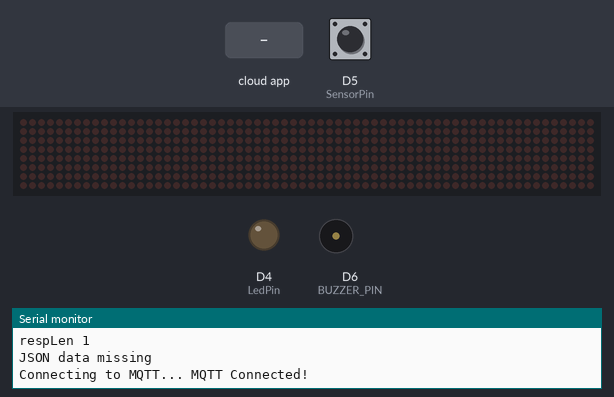
Recording of a sketch running on a simulated ESP8266 (NodeMCU). Shown: 64×8 LED matrix, output pins drawn as LEDs (lit = HIGH), buzzer (waves = sounding), the last lines printed to the serial monitor. The inputs (shaded band) are chosen by the test bench; at power-on: D5 (SensorPin) LOW. WiFi joins after 1.5 s; servers stay silent unless stated; network time is answered at once with the bench clock; uploads are accepted with an empty reply; the local clock reads 2024-03-15 10:24:30 at power-on unless the sketch sets it; no MQTT or app messages arrive unless stated.

Above: at 3.3 s.
3.4 s: D5 (SensorPin) driven HIGH
At 3.61 s:
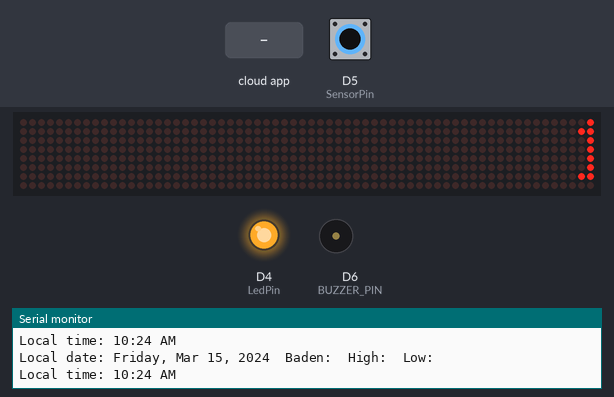
5.1 s: the phone or cloud app sets gretaalarm to forecast
At 6.1 s:
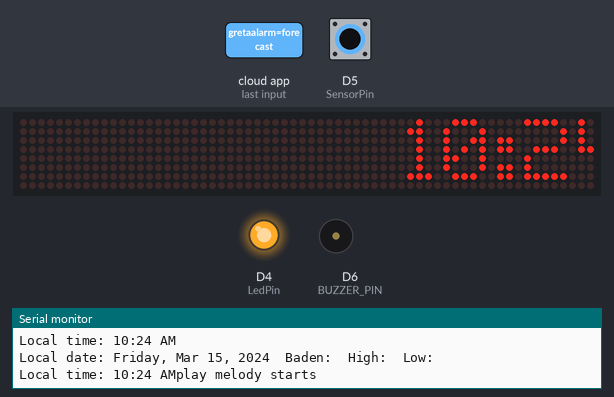
8.1 s: D5 (SensorPin) driven LOW
At 9.3 s:
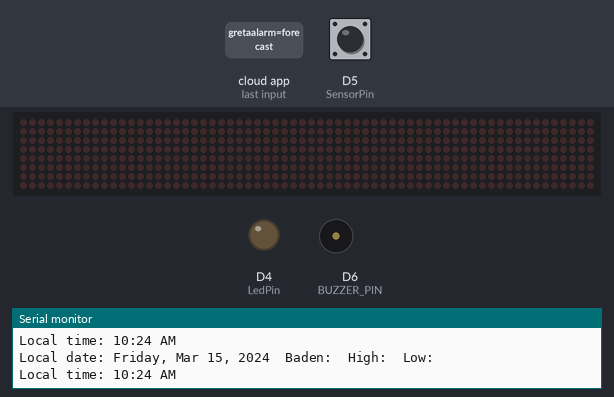
9.6 s: the phone or cloud app sets gretaalarm to forecast
At 10.5 s:
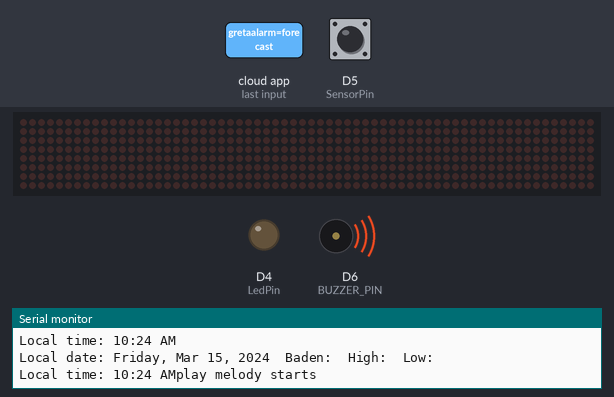
12.6 s: D5 (SensorPin) driven HIGH
At 12.95 s:
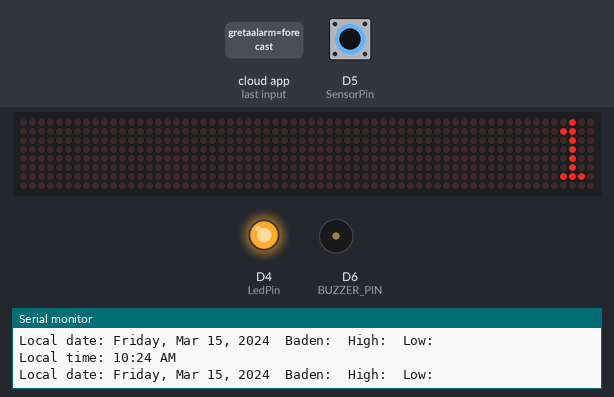
15.6 s: D5 (SensorPin) pulsed LOW 5 times (0.12 s each, 0.3 s apart)
At 17.18 s:
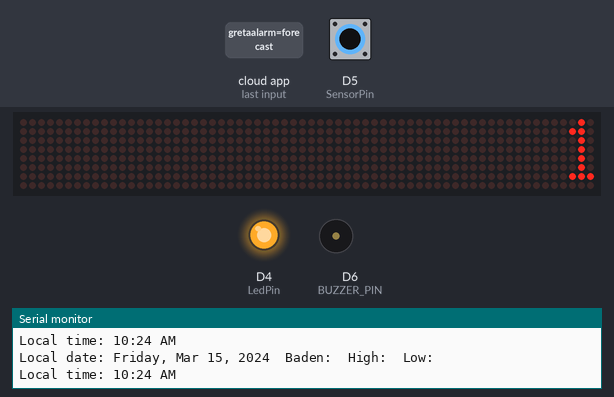
Timing chart, 0 to 18.7 s (numbered marks = the images above; inputs shaded):
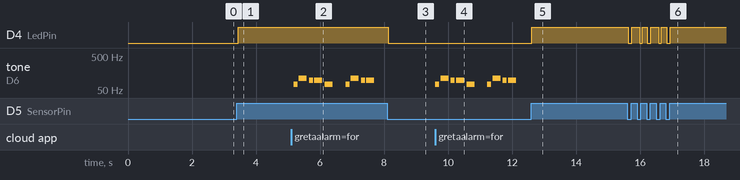

The sketch:

mainWithWeather.ino
```cpp
#include <MD_Parola.h>              //MD Parola Library
#include <MD_MAX72xx.h>             //MD Maxx72XX Library
#include <SPI.h>                    //SPI library for comms
#include <ESP8266WiFi.h>
#include <WifiUDP.h>
#include <String.h>
#include <Wire.h>
#include <NTPClient.h>
#include <Time.h>
#include <TimeLib.h>
#include <Timezone.h>
#include "Adafruit_MQTT.h"
#include "Adafruit_MQTT_Client.h"
#include <ArduinoJson.h>
#include "pitches.h"  //add note library

String API_key       = "XXX";           // See: http://www.wunderground.com/weather/api/d/docs (change here with your KEY)
String City          = "Baden";                    // Your home city
String Country       = "CH";                         // Your country
String Language      = "EN";                         // See here for the Language codes:  https://www.wunderground.com/weather/api/d/docs?d=language-support
char   wxserver[]    = "api.wunderground.com";

unsigned long        lastWeatherConnectionTime = 0;         // Last time you connected to the server, in milliseconds
const unsigned long  postingWeatherInterval = 20*60L*1000L;
String wx_forecast,DHtemp0,DLtemp0;


//notes in the melody
//int melody[]={NOTE_C4, NOTE_G3, NOTE_G3, NOTE_A3, NOTE_G3, 0, NOTE_B3, NOTE_C4};
int melody[]={NOTE_D2, NOTE_A2, NOTE_G2, NOTE_G2, NOTE_D2, 0, NOTE_D2,NOTE_A2, NOTE_G2, NOTE_G2};
//note durations. 4=quarter note / 8=eighth note
//int noteDurations[]={4, 8, 8, 4, 4, 4, 4, 4};
int noteDurations[]={8, 4, 8, 4, 4, 4, 8, 4, 8, 4};

#define AIO_SERVER      "io.adafruit.com"
#define AIO_SERVERPORT  1883                   // use 8883 for SSL
#define AIO_USERNAME    "xxx"
#define AIO_KEY         "xxx"

#define MAX_DEVICES 8
//ESP8266
#define CLK_PIN D3
#define DATA_PIN D1
#define CS_PIN D2

#define SensorPin D5
#define LedPin D4


WiFiClient client;

// Setup the MQTT client class by passing in the WiFi client and MQTT server and login details.
Adafruit_MQTT_Client mqtt(&client, AIO_SERVER, AIO_SERVERPORT, AIO_USERNAME, AIO_KEY);


// Setup a feed called 'onoff' for subscribing to changes.
Adafruit_MQTT_Subscribe GRETA_ALARM_TRIGGER = Adafruit_MQTT_Subscribe(&mqtt, AIO_USERNAME "/feeds/gretaalarm");


// Define NTP properties
#define NTP_OFFSET   60 * 60      // In seconds
#define NTP_INTERVAL 60 * 1000    // In miliseconds
#define NTP_ADDRESS  "ca.pool.ntp.org"  // change this to whatever pool is closest (see ntp.org)

// Set up the NTP UDP client
WiFiUDP ntpUDP;
NTPClient timeClient(ntpUDP, NTP_ADDRESS, NTP_OFFSET, NTP_INTERVAL);

String date;
String t;
const char * days[] = {"Sunday", "Monday", "Tuesday", "Wednesday", "Thursday", "Friday", "Saturday"} ;
const char * months[] = {"Jan", "Feb", "Mar", "Apr", "May", "June", "July", "Aug", "Sep", "Oct", "Nov", "Dec"} ;
const char * ampm[] = {"AM", "PM"} ;

// arduino mega
// #define CLK_PIN 13
// #define DATA_PIN 11
// #define CS_PIN 10

#define BUZZER_PIN D6

//MD_Parola P = MD_Parola(CS_PIN, MAX_DEVICES);
MD_Parola P = MD_Parola(DATA_PIN, CLK_PIN, CS_PIN, MAX_DEVICES);

int WAIT_TIME=1000;

int scrollSpeed=35;    // used to set text scroll speed in Parola at start

// sets scrolling direction if slider in middle at start
textEffect_t scrollEffect = PA_SCROLL_LEFT; //parameters from Parola library, sets scrolling from left
textPosition_t scrollAlign = PA_LEFT;

int scrollPause = 1000; // ms of pause after finished displaying message

#define  BUF_SIZE  75  // Maximum of 75 characters
char curMessage[BUF_SIZE] = { "greta is the best" };  // used to hold current message


#define slider_pin A0  // OTA or OTB pin on slider
int slider_val;  // used to hold the slider analog value
int slide_scroll_speed;   // used when changing scroll speed

#define WLAN_SSID       "xxx"
#define WLAN_PASS       "xxx"

void LanConnect() {
    // Connect to WiFi access point.
  Serial.println(); Serial.println();
  Serial.print("Connecting to ");
  Serial.println(WLAN_SSID);
  WiFi.begin(WLAN_SSID, WLAN_PASS);
  while (WiFi.status() != WL_CONNECTED) {
    delay(500);
    Serial.print(".");
  }
  Serial.println();
  Serial.println("WiFi connected");
  Serial.println("IP address: "); Serial.println(WiFi.localIP());
}

void setup()
{

    Serial.begin(9600);
    timeClient.begin();   // Start the NTP UDP client

    LanConnect();


    pinMode(SensorPin, INPUT);
    pinMode(LedPin,OUTPUT);


   P.begin();                                //MD Parola parameter - begin
   P.displayClear();                         //MD Parola parameter - clear the display
   P.displaySuspend(false);                  //MD Parola parameter - suspend or not?

   // Setup MQTT subscription for onoff feed.
   mqtt.subscribe(&GRETA_ALARM_TRIGGER);
   get_wx_data("forecast");
   lastWeatherConnectionTime = millis();

}

void updateTime()
{
  if (WiFi.status() == WL_CONNECTED) //Check WiFi connection status
  {
    date = "";  // clear the variables
    t = "";

    // update the NTP client and get the UNIX UTC timestamp
    timeClient.update();
    unsigned long epochTime =  timeClient.getEpochTime();

    // convert received time stamp to time_t object
    time_t local, utc;
    utc = epochTime;

    // Then convert the UTC UNIX timestamp to local time
    TimeChangeRule usEDT = {"CEST", Second, Sun, Mar, 2, 60};  //UTC - 5 hours - change this as needed
    TimeChangeRule usEST = {"CEST", First, Sun, Nov, 2, 60};   //UTC - 6 hours - change this as needed
    Timezone usEastern(usEDT, usEST);
    local = usEastern.toLocal(utc);

    // now format the Time variables into strings with proper names for month, day etc
    date += days[weekday(local)-1];
    date += ", ";
    date += months[month(local)-1];
    date += " ";
    date += day(local);
    date += ", ";
    date += year(local);

    date += "  "+City+": "+ wx_forecast +" High: "+DHtemp0 +" Low: "+DLtemp0;

    // format the time to 12-hour format with AM/PM and no seconds
    t += hourFormat12(local);
    t += ":";
    if(minute(local) < 10)  // add a zero if minute is under 10
      t += "0";
    t += minute(local);
    t += " ";
    t += ampm[isPM(local)];

    // Display the date and time
    Serial.println("");
    Serial.print("Local date: ");
    Serial.print(date);
    Serial.println("");
    Serial.print("Local time: ");
    Serial.print(t);

    if (millis() - lastWeatherConnectionTime > postingWeatherInterval) { // 20-minutes
      get_wx_data("forecast");
      lastWeatherConnectionTime = millis();
    }

    String myMessage = t + " "+ date+" ";
    //char charBuf[myMessage.length() + 1];
    myMessage.toCharArray(curMessage, myMessage.length());

    //P.print(charBuf);
    //P.displayClear();                         //MD Parola parameter - clear the display
    //P.displaySuspend(false);                  //MD Parola parameter - suspend or not?

    //MD Paroloa display msg using our predefined parameters
    if (P.displayAnimate()) {
      P.displayText(curMessage, scrollAlign, scrollSpeed, scrollPause, scrollEffect, scrollEffect);
    }
    delay(0);
  }
  else // attempt to connect to wifi again if disconnected
  {
    WiFi.begin(WLAN_SSID, WLAN_PASS);
    Serial.println("Connected.");
  }

}

void loop(void)
{

  MQTT_connect();
  readMQTTMessages();
  int sensorValue = digitalRead(SensorPin);
  bool detectedMovement = sensorValue == HIGH;
  if (detectedMovement) {
    updateTime();
    //playMelody();
    digitalWrite(LedPin, HIGH);
 //   Serial.println("Movement detected");
  } else {
    digitalWrite(LedPin, LOW);
  //  Serial.println("No movement detected");
  }

  if (detectedMovement && P.displayAnimate()) // If finished displaying message
  {
  } else if (!detectedMovement) {
    // Serial.println("can you see?");
    P.displayClear();
    P.displayText("", scrollAlign, scrollSpeed, scrollPause, scrollEffect, scrollEffect);
  }

 // delay(50);

}

void playMelody()
{
    Serial.println("play melody starts");

  //iterate over the notes of the melody
    for (int thisNote=0; thisNote < 10; thisNote++){

      //to calculate the note duration, take one second. Divided by the note type
      int noteDuration = 1000 / noteDurations [thisNote];
      tone(BUZZER_PIN, melody [thisNote], noteDuration);

      //to distinguish the notes, set a minimum time between them
      //the note's duration +30% seems to work well
      int pauseBetweenNotes = noteDuration * 1.30;
      delay(pauseBetweenNotes);

      //stop the tone playing
      noTone(BUZZER_PIN);
    }
    noTone(BUZZER_PIN);
    analogWrite(BUZZER_PIN, 0);


    Serial.println("play melody ends");

}


// Function to connect and reconnect as necessary to the MQTT server.
// Should be called in the loop function and it will take care if connecting.
void MQTT_connect() {
  int8_t ret;
  // Stop if already connected.
  if (mqtt.connected()) {
    return;
  }
  Serial.print("Connecting to MQTT... ");
  uint8_t retries = 3;
  while ((ret = mqtt.connect()) != 0) { // connect will return 0 for connected
       Serial.println(mqtt.connectErrorString(ret));
       Serial.println("Retrying MQTT connection in 5 seconds...");
       mqtt.disconnect();
       delay(5000);  // wait 5 seconds
       retries--;
       if (retries == 0) {
         // basically die and wait for WDT to reset me
         while (1);
       }
  }
  Serial.println("MQTT Connected!");
}


void readMQTTMessages() {

    Adafruit_MQTT_Subscribe *subscription;
    subscription = mqtt.readSubscription(1);
    if (subscription == &GRETA_ALARM_TRIGGER) {
        playMelody();
      }
}

char* get_wx_data (String request_type) {
  static char RxBuf[8704];
  String request;
  request  = "GET /api/" + API_key + "/"+ request_type + "/lang:" + Language + "/q/" + Country + "/" + City + ".json HTTP/1.1\r\n";
  request += F("User-Agent: Weather Webserver v2.0\r\n");
  request += F("Accept: */*\r\n");
  request += "Host: " + String(wxserver) + "\r\n";
  request += F("Connection: close\r\n");
  request += F("\r\n");
  Serial.println(request);
  Serial.print(F("Connecting to ")); Serial.println(wxserver);
  // Use WiFiClient class to create TCP connections
  WiFiClient httpclient;
  if (!httpclient.connect(wxserver, 80)) {
    Serial.println(F("connection failed"));
 //   delay(DELAY_ERROR);
    return RxBuf;
  }

   Serial.print(request);
  httpclient.print(request); //send the http request to the server
  httpclient.flush();
  // Collect http response headers and content from Weather Underground, discard HTTP headers, leaving JSON formatted information returned in RxBuf.
  int    respLen = 0;
  bool   skip_headers = true;
  String rx_line;
  while (httpclient.connected() || httpclient.available()) {
    if (skip_headers) {
      rx_line = httpclient.readStringUntil('\n'); //Serial.println(rx_line);
      if (rx_line.length() <= 1) { // a blank line denotes end of headers
        skip_headers = false;
      }
    }
    else {
      int bytesIn;
      bytesIn = httpclient.read((uint8_t *)&RxBuf[respLen], sizeof(RxBuf) - respLen);
      //Serial.print(F("bytesIn ")); Serial.println(bytesIn);
      if (bytesIn > 0) {
        respLen += bytesIn;
        if (respLen > (int)sizeof(RxBuf)) respLen = sizeof(RxBuf);
      }
      else if (bytesIn < 0) {
        Serial.print(F("read error "));
        Serial.println(bytesIn);
      }
    }
    delay(1);
  }
  httpclient.stop();

  if (respLen >= (int)sizeof(RxBuf)) {
    Serial.print(F("RxBuf overflow ")); Serial.println(respLen);
    //delay(DELAY_ERROR);
    return RxBuf;
  }

   RxBuf[respLen++] = '\0'; // Terminate the C string
  Serial.print(F("respLen "));
  Serial.println(respLen);
  //Serial.println(RxBuf);
  if (request_type == "forecast"){
    extract_forecast(RxBuf);
  }

  return RxBuf;
}

bool extract_forecast(char *json) {
    DynamicJsonBuffer jsonBuffer(8704);
  char *jsonstart = strchr(json, '{');
  //Serial.print(F("jsonstart ")); Serial.println(jsonstart);
  if (jsonstart == NULL) {
    Serial.println(F("JSON data missing"));
    return false;
  }
  json = jsonstart;

    // Parse JSON
  JsonObject& root = jsonBuffer.parseObject(json);
  if (!root.success()) {
    Serial.println(F("jsonBuffer.parseObject() failed"));
    return false;
  }

    // Extract weather info from parsed JSON
  JsonObject& wxforecast = root["forecast"]["txt_forecast"];
  String fcttext0 = wxforecast["forecastday"][0]["fcttext_metric"];
  JsonObject& forecast = root["forecast"]["simpleforecast"];
  int Htemp0      = forecast["forecastday"][0]["high"]["celsius"];
  DHtemp0     = String(Htemp0) +"C.";
  int Ltemp0      = forecast["forecastday"][0]["low"]["celsius"];
  DLtemp0     = String(Ltemp0) +"C.";
  wx_forecast = fcttext0;


}
```

Measured:
- after the input at 3.4 s, D4 (LedPin): LOW → HIGH after 0.05 s; the display: first changes after 0.13 s (image 1 shows a later state)
- after the input at 5.1 s, tone on D6 (BUZZER_PIN): plays 73 Hz for 0.12 s, 110 Hz for 0.25 s, 98 Hz for 0.12 s, 98 Hz for 0.25 s, 73 Hz for 0.25 s, 73 Hz for 0.12 s … (9 notes in this stretch), starting after 0.07 s
- after the input at 8.1 s, D4 (LedPin): HIGH → LOW at once; the display: changes at once (image 3)
- after the input at 9.6 s, tone on D6 (BUZZER_PIN): plays 73 Hz for 0.12 s, 110 Hz for 0.25 s, 98 Hz for 0.12 s, 98 Hz for 0.25 s, 73 Hz for 0.25 s, 73 Hz for 0.12 s … (9 notes in this stretch), starting at once
- after the input at 12.6 s, D4 (LedPin): LOW → HIGH at once; the display: first changes after 0.10 s (image 5 shows a later state)
- after the input at 15.6 s, D4 (LedPin): HIGH → LOW at once, then repeats every 0.60 s: HIGH 0.24 s, LOW 0.08 s, HIGH 0.16 s, LOW 0.11 s, until it stays HIGH from 16.9 s; the display: first changes at once (image 6 shows a later state)
